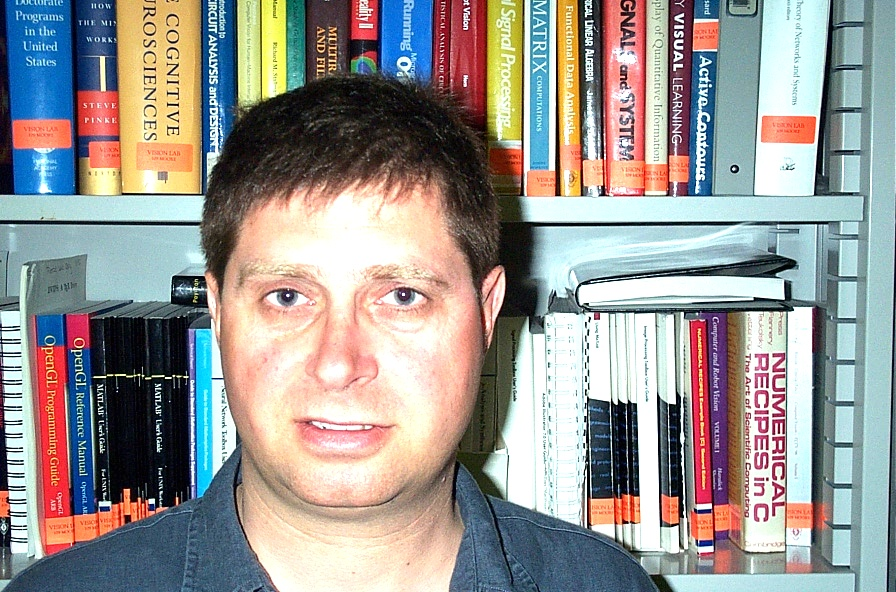
#> input picture caltech_brighter/person01/image_0002.jpg, 896 x 592 px, given as the content of the folder ents/USF/USF/Classes/Spring_25/Biometrics/Proj/caltech_copy/, which was not available
$ python brighten_images.py
#> lines starting #> are read from the running program, lines starting #| are printed output that depends on the picture
import cv2
import os

# Directory where the caltech images are
img_directory = r"C:/Users/david/Documents/USF/USF/Classes/Spring_25/Biometrics/Proj/caltech_copy/"
#Directory where you want the brightened images to go
output_directory = r"C:/Users/david/Documents/USF/USF/Classes/Spring_25/Biometrics/Proj/caltech_brighter/"

# Ensure output directory exists
if not os.path.exists(output_directory):
    os.makedirs(output_directory)

# Loop through each image in the directory
for root, dirs, files in os.walk(img_directory):
    for image_name in files:
        if image_name.lower().endswith(('.jpg', '.jpeg', '.png')):
            image_path = os.path.join(root, image_name)
            image = cv2.imread(image_path)
#> image is the input picture: shape (592, 896, 3); mean B, G, R 146.3, 149.7, 152.5

            if image is not None:
                brightness_factor = 1.5
                image_adjusted = cv2.convertScaleAbs(image, alpha=brightness_factor, beta=0)
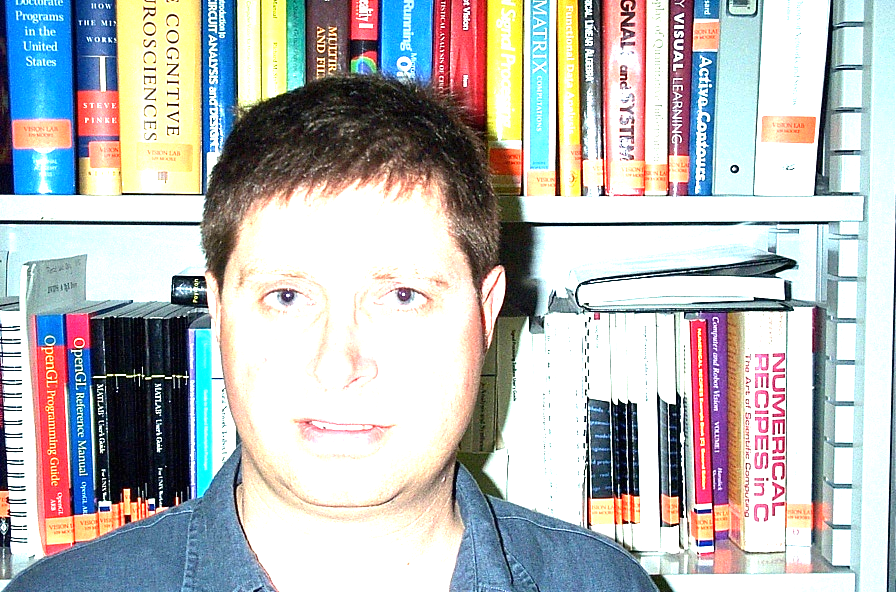
#> image_adjusted: shape (592, 896, 3); mean B, G, R 185.3, 185.3, 183.6

                # Maintain folder structure in output directory
                relative_path = os.path.relpath(root, img_directory)
                save_folder = os.path.join(output_directory, relative_path)
                os.makedirs(save_folder, exist_ok=True)

                output_image_path = os.path.join(save_folder, image_name)
                cv2.imwrite(output_image_path, image_adjusted)
                print(f"Saved brightened image: {output_image_path}")
            else:
                print(f"Failed to load image: {image_name}")

$ run again, on caltech_brighter/person02/image_0030.jpg
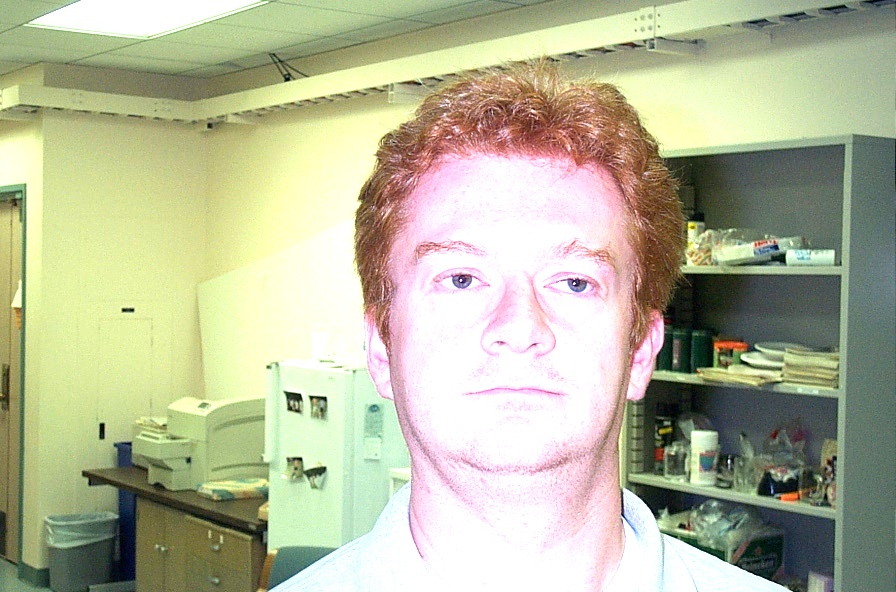
#> input picture caltech_brighter/person02/image_0030.jpg, 896 x 592 px, given as the content of the folder ents/USF/USF/Classes/Spring_25/Biometrics/Proj/caltech_copy/, which was not available
#> image is the input picture: shape (592, 896, 3); mean B, G, R 154.7, 183.6, 181.7
#> `image_adjusted = cv2.convertScaleAbs(image, alpha=brightness_factor, b..`:
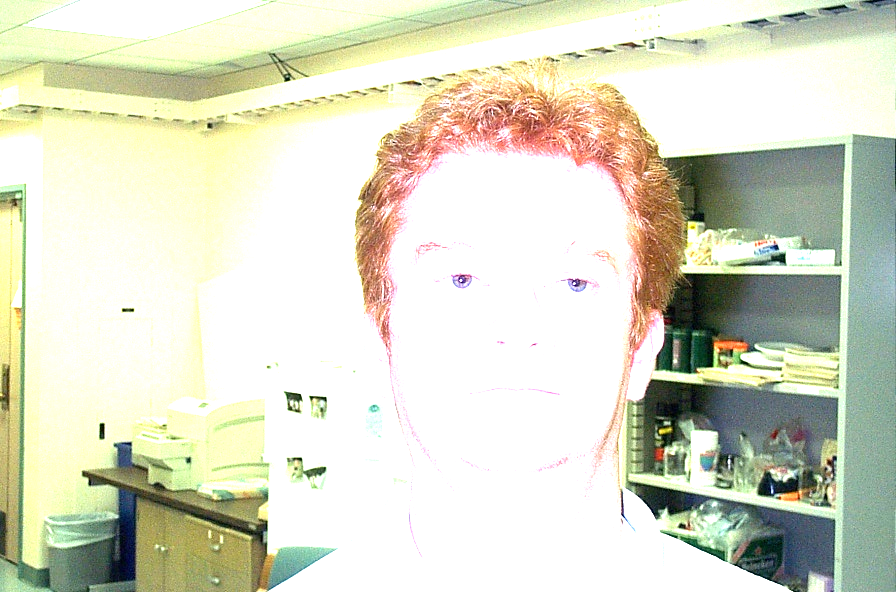
#> image_adjusted: shape (592, 896, 3); mean B, G, R 199.5, 219.2, 218

$ run again, on caltech_brighter/person02/image_0032.jpg
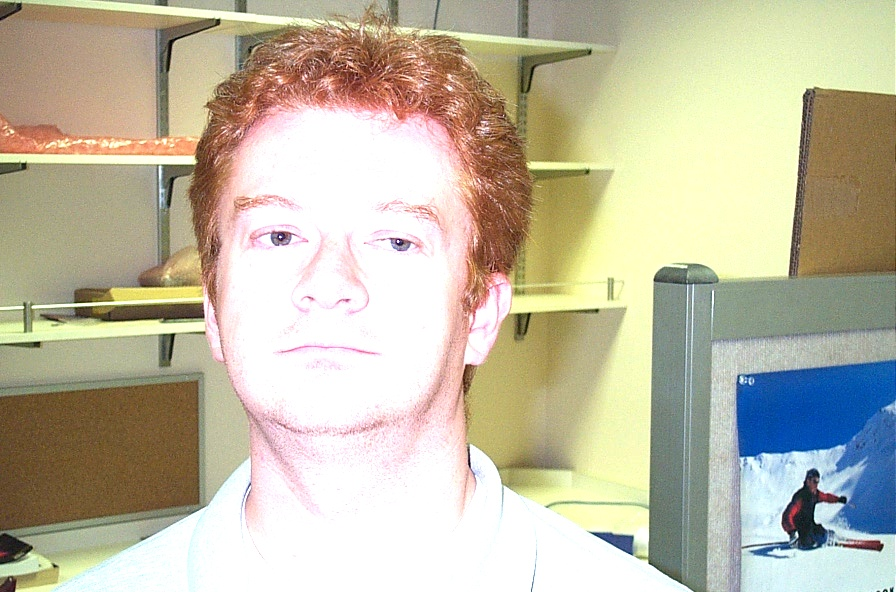
#> input picture caltech_brighter/person02/image_0032.jpg, 896 x 592 px, given as the content of the folder ents/USF/USF/Classes/Spring_25/Biometrics/Proj/caltech_copy/, which was not available
#> image is the input picture: shape (592, 896, 3); mean B, G, R 164.5, 186.3, 192.3
#> `image_adjusted = cv2.convertScaleAbs(image, alpha=brightness_factor, b..`:
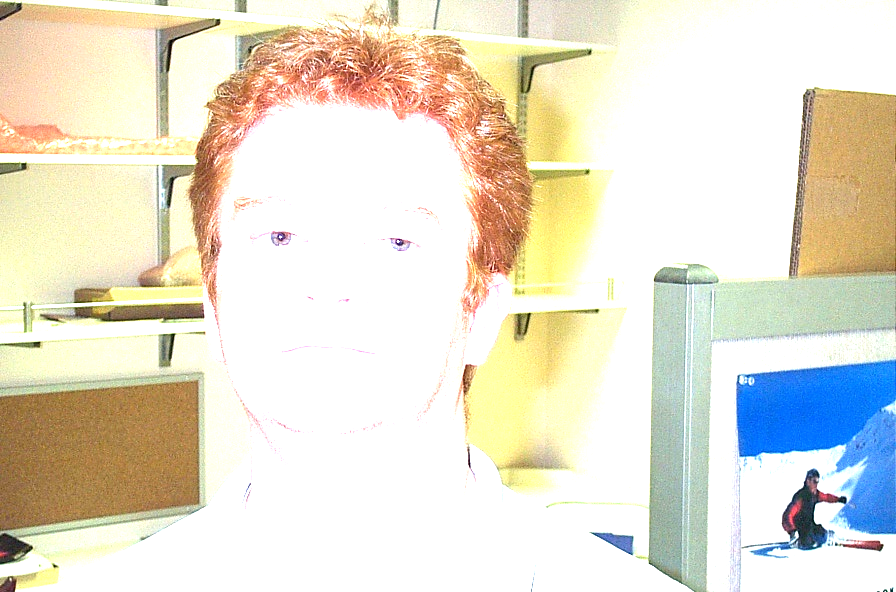
#> image_adjusted: shape (592, 896, 3); mean B, G, R 208.2, 225.4, 230.4

$ run again, on caltech_brighter/person04/image_0047.jpg
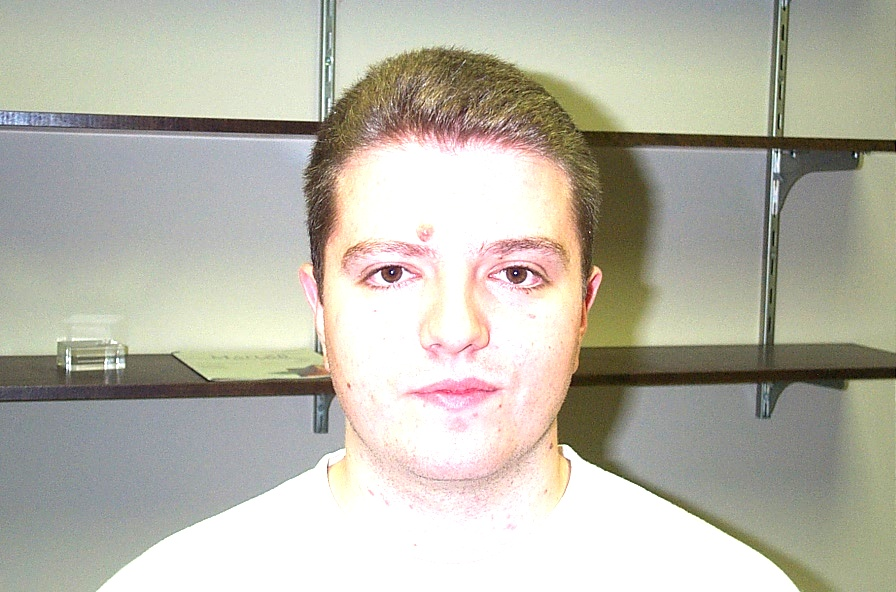
#> input picture caltech_brighter/person04/image_0047.jpg, 896 x 592 px, given as the content of the folder ents/USF/USF/Classes/Spring_25/Biometrics/Proj/caltech_copy/, which was not available
#> image is the input picture: shape (592, 896, 3); mean B, G, R 170, 182.2, 184.7
#> `image_adjusted = cv2.convertScaleAbs(image, alpha=brightness_factor, b..`:
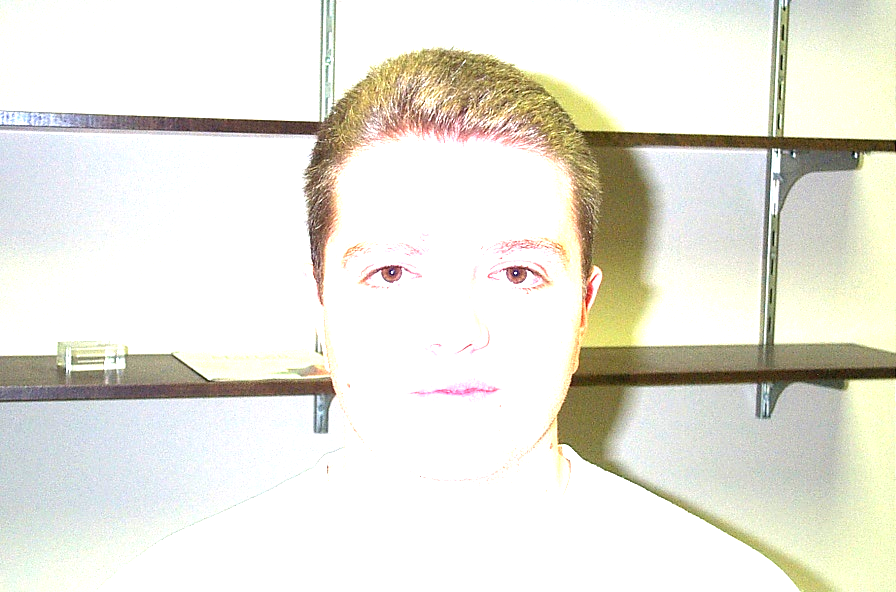
#> image_adjusted: shape (592, 896, 3); mean B, G, R 220.2, 229.9, 231.3
